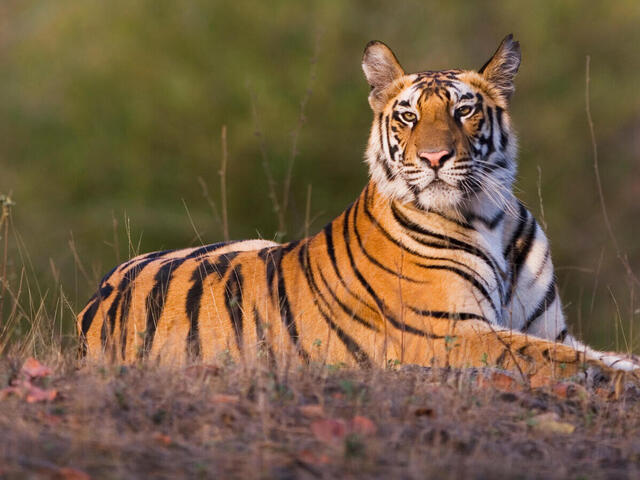
#> input picture sample_1.jpg, 640 x 480 px
$ python -i filters.py   (imports and definitions only)   (older library calls are emulated)
#> lines starting #> are read from the running program, lines starting #| are printed output that depends on the picture
#> further down, picture is the input picture: shape (480, 640, 3); mean B, G, R 67.7, 94.4, 118.1
import cv2
import numpy as np

def to_gray(img):
    return cv2.cvtColor(img,cv2.COLOR_BGR2GRAY)

def blur(img,ksize=5):
    return cv2.GaussianBlur(img,(ksize,ksize),0)

def sharpen(img):
    kernel=np.array([[0,-1,0],[-1,5,-1],[0,-1,0]])
    return cv2.filter2D(img,-1,kernel)

def histogram_eq_gray(img):
    g=to_gray(img)
    return cv2.equalizeHist(g)

def sobel_edges(img):
    g=cv2.cvtColor(img,cv2.COLOR_BGR2GRAY)
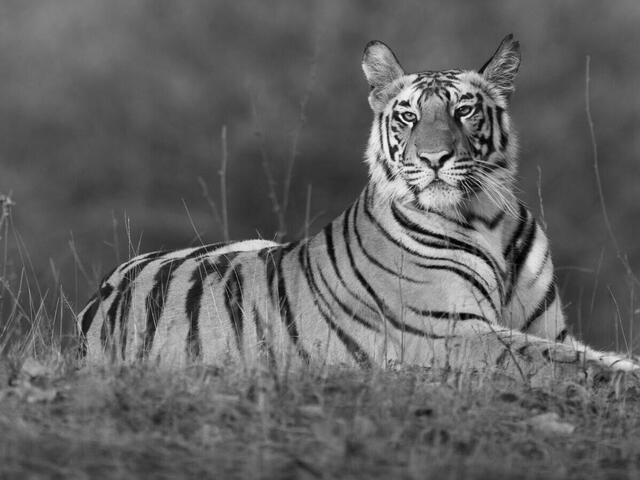
#> g: shape (480, 640); min 0, max 250, mean 98.5
    sx=cv2.Sobel(g,cv2.CV_64F,1,0,ksize=3)
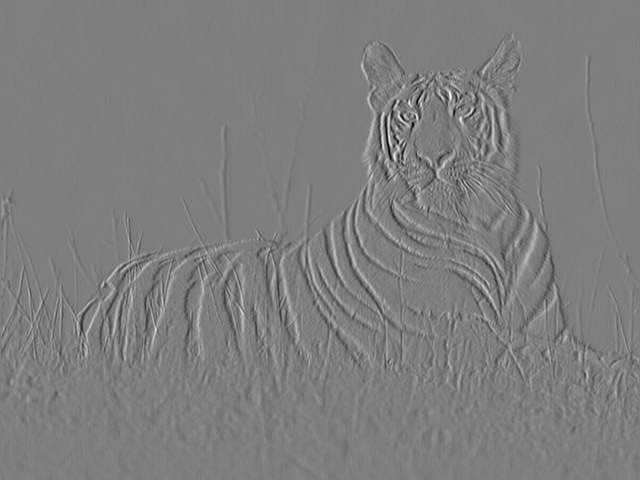
#> sx: shape (480, 640) float64; min -774, max 794, mean -0.1; drawn with min black and max white
    sy=cv2.Sobel(g,cv2.CV_64F,0,1,ksize=3)
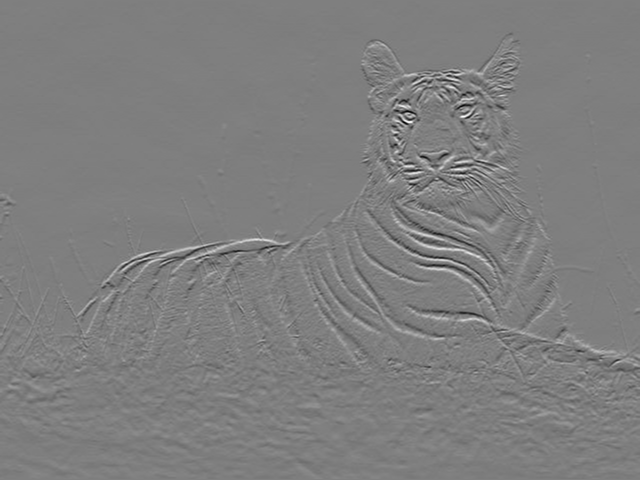
#> sy: shape (480, 640) float64; min -803, max 809, mean -0.5; drawn with min black and max white
    mag=cv2.magnitude(sx,sy)
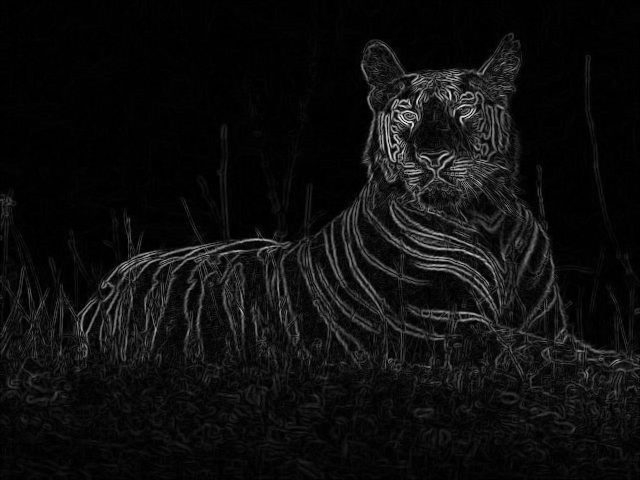
#> mag: shape (480, 640) float64; min 0, max 898.5, mean 52.3; drawn with min black and max white
    mag=cv2.convertScaleAbs(mag)
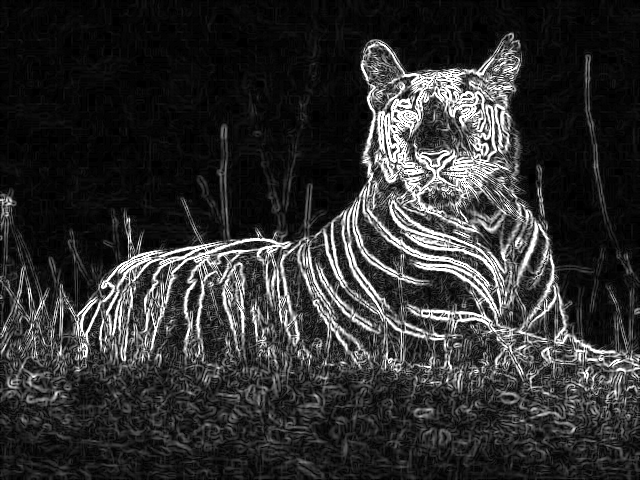
#> mag: shape (480, 640); min 0, max 255, mean 48.5
    return mag

def canny(img,low=50,high=150):
    g=cv2.cvtColor(img,cv2.COLOR_BGR2GRAY)
    return cv2.Canny(g,low,high)

>>> import cv2
>>> picture = cv2.imread('sample_1.jpg')
>>> result = sobel_edges(picture)

$ run again, on sample_2.jpg
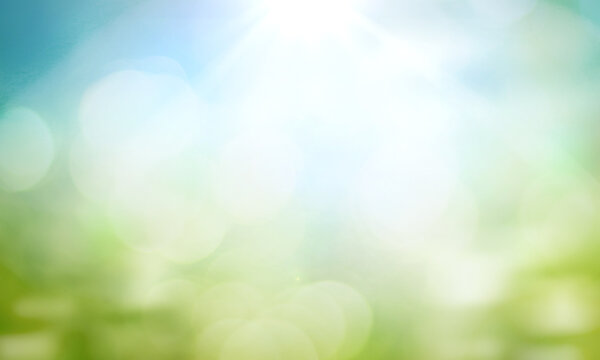
#> input picture sample_2.jpg, 600 x 360 px
#> picture is the input picture: shape (360, 600, 3); mean B, G, R 198.6, 226, 204.1
#> in sobel_edges, `sy=cv2.Sobel(g,cv2.CV_64F,0,1,ksize=3)`:
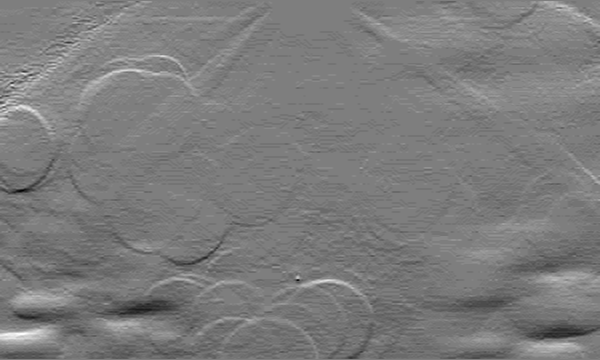
#> sy: shape (360, 600) float64; min -51, max 52, mean -0.9; drawn with min black and max white
#> in sobel_edges, `mag=cv2.convertScaleAbs(mag)`:
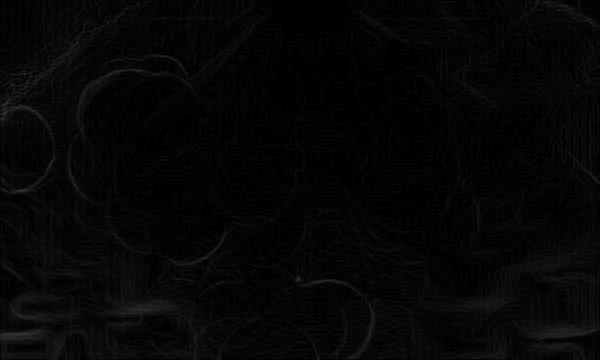
#> mag: shape (360, 600); min 0, max 53, mean 5.6
